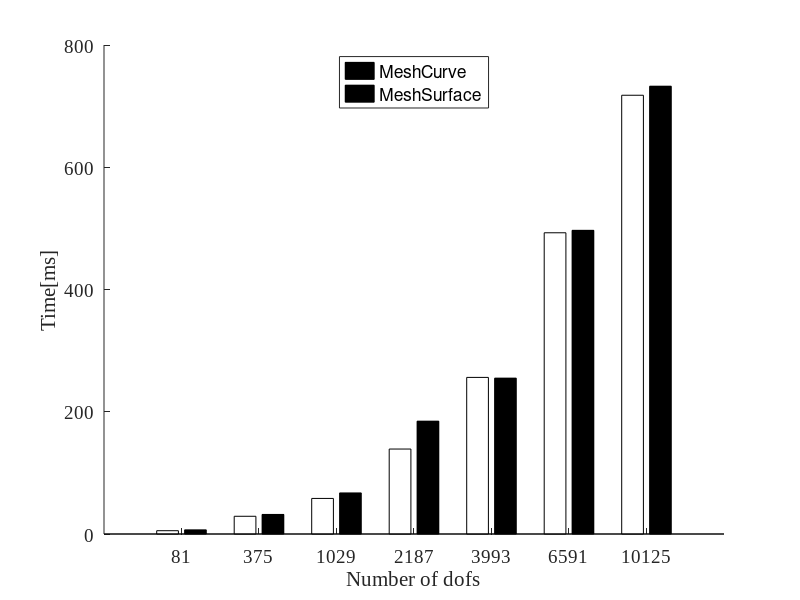

This figure's MATLAB source:
clc;
clear;

mesh1 = [5.4	29	58.2	139	256.2	492.8	717.8];
mesh2 = [6.8	32	67.2	184.6	255	496.8	732.6];

mesh = [5.4,6.8;29,32;58.2,67.2;139,184.6;256.2,255;492.8,496.8;717.8,732.6];


figure('Renderer', 'painters', 'Position', [10 10 900 500])
hold on
b = bar(mesh,'FaceColor','flat');

names = [81
375
1029
2187
3993
6591
10125
];



set(gca,'xtick',[1:7],'xticklabel',names);

set(gca, 'FontName', 'Times New Roman')
set(gca,'fontsize',14)
ylabel('Time[ms]');
xlabel('Number of dofs');

%labels=['MeshCurve';'MeshSurface'];
%legend(b,labels);

labels=['1029 doff';'1536 dofs'];
legend(b,labels);



%h = [b(1)];
 % Now call the legend function passing the handle h and specify the text
legend(b,'MeshCurve','MeshSurface','Location','north');



